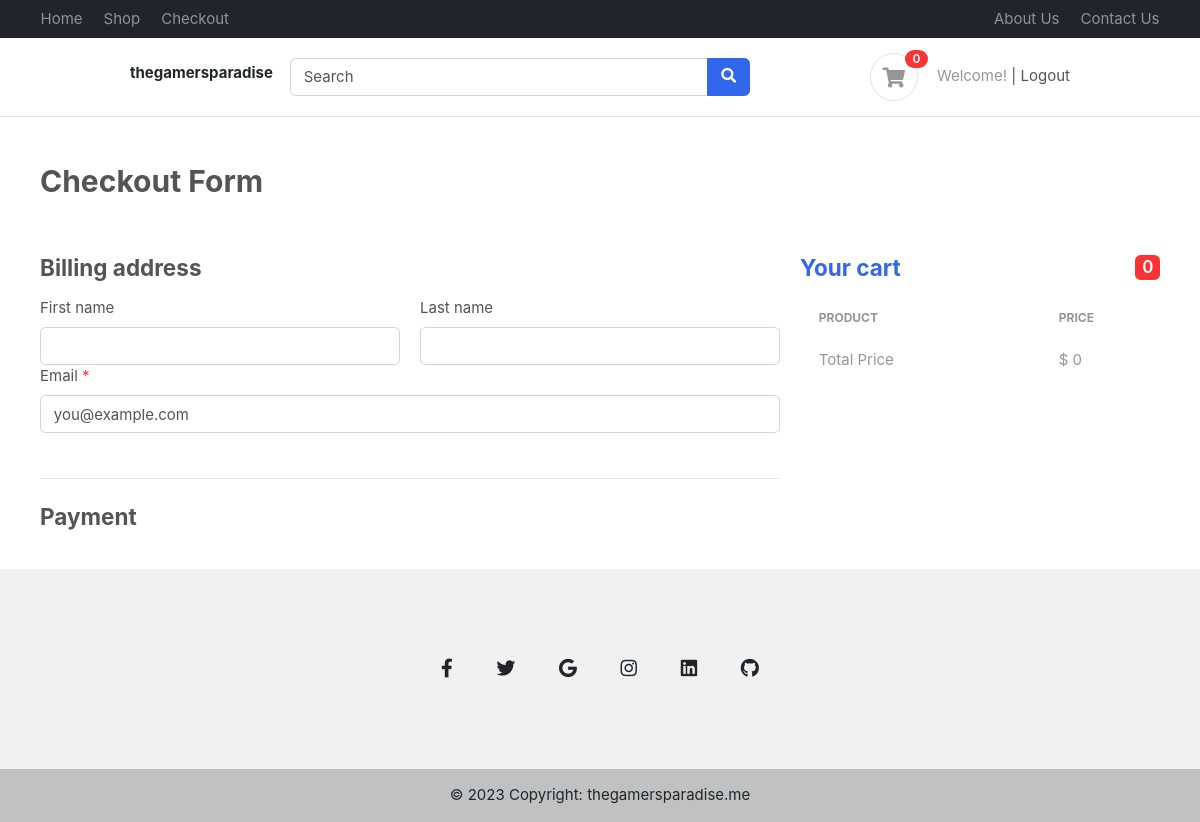
The app's page /accounts/checkout/ (signed in), older data.
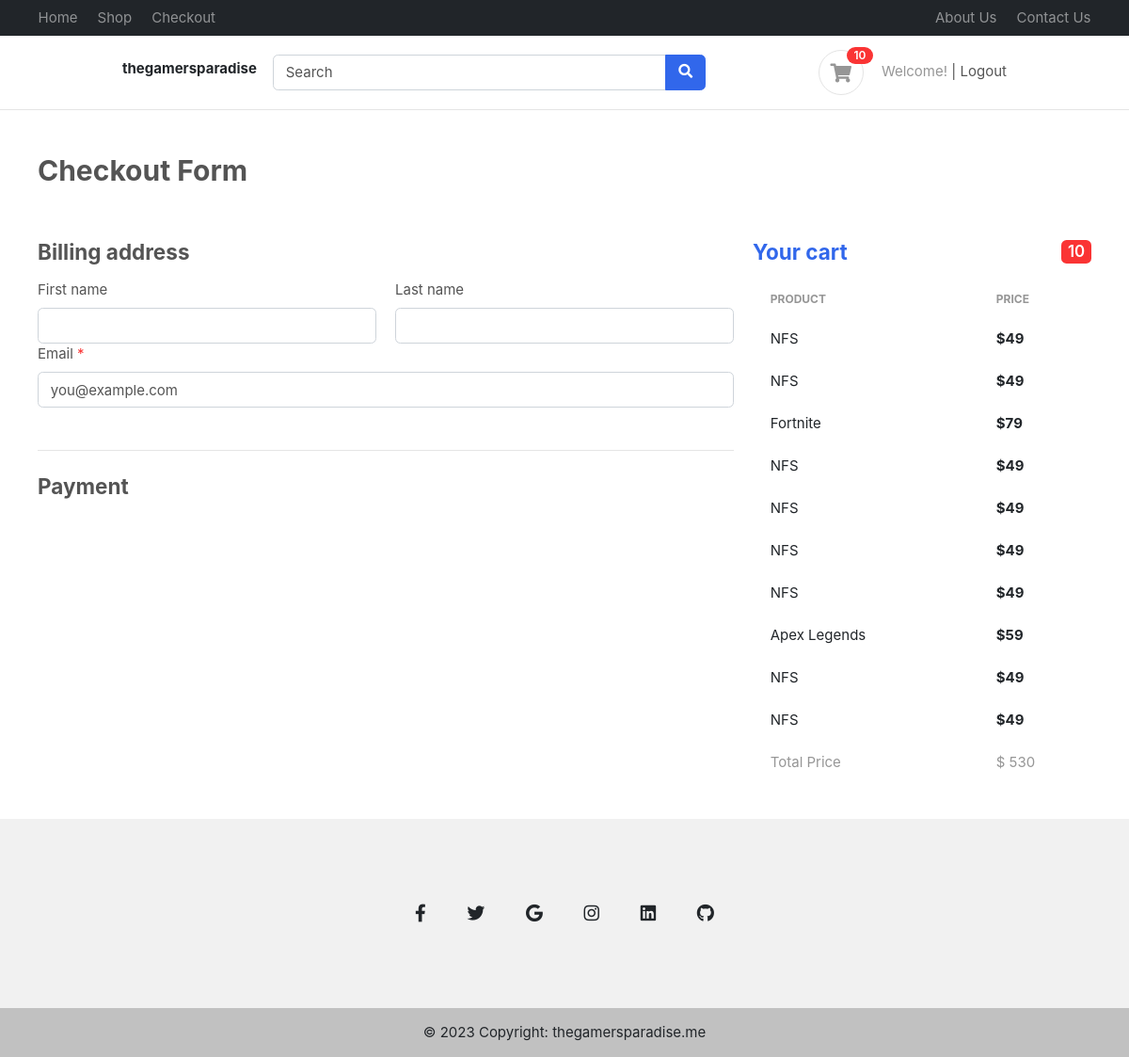
The same page, newer data.
### accounts/models.py (models this page shows)
class CartItems(BaseModel):
    cart = models.ForeignKey(Cart, on_delete=models.CASCADE, related_name='cart_items')
    product = models.ForeignKey(Product, on_delete=models.SET_NULL, null=True, blank=True)

### products/models.py (models this page shows, shortened)
class Product(BaseModel):
    product_name = models.CharField(max_length=100)
    slug = models.SlugField(unique=True, null=True, blank=True)
    category = models.ForeignKey(Category, on_delete=models.CASCADE, related_name="products")
    price = models.IntegerField()
    product_description = models.TextField()

### accounts/views.py (the view)
# urls.py: path('checkout/', checkout, name='checkout')
def checkout(request):
    cart_items = CartItems.objects.filter(cart__user=request.user, cart__is_paid=False)
    total_price = sum(item.product.price for item in cart_items)
    context = {
        'cart_items': cart_items,
        'total_price': total_price
    }
    return render(request, 'Shop/checkout.html', context)

### gamersparadise/context_processors.py (called while the page is built)
def cart_count(request):
    cart_count = 0
    if request.user.is_authenticated:
        cart_count = CartItems.objects.filter(cart__is_paid=False, cart__user=request.user).count()
    return {'cart_count': cart_count}

### templates/Shop/checkout.html (shortened to what this page needs)
{% extends "base/base.html" %}
{% block start %}
<div class="container">
  <main>
    <div class="py-5 text-left">
      <h2>Checkout Form</h2>
    </div>
    <div class="row g-5">
      <div class="col-md-5 col-lg-4 order-md-last">
        <h4 class="d-flex justify-content-between align-items-center mb-3">
          <span class="text-primary">Your cart</span>
          <span class="badge badge-danger">{{ cart_count }}</span>
        </h4>
          <table class="table table-borderless table-shopping-cart">
					<thead class="text-muted">
					<tr class="small text-uppercase">
					  <th scope="col">Product</th>
					  <th scope="col" width="120">Price</th>
					</tr>
					</thead>
					<tbody>
					{% for item in cart_items %}
					<tr>
						<td>
                          <a href="#" class="text-dark"> {{ item.product.product_name }} </a>
						</td>
						<td>
                          <var class="price">${{ item.product.price }}</var>
						</td>
                    </tr>
                  {% endfor %}
                  <tr>
                      <td>
                        <a href="#" class="text-muted">Total Price</a>
                      </td>
                      <td>
                        <a href="#" class="text-muted">$ {{ total_price }}</a>
                      </td>
                  </tr>
          </table>
      </div>
      <div class="col-md-7 col-lg-8">
        <h4 class="mb-3">Billing address</h4>
        <form class="needs-validation" novalidate="">
          <div class="row g-3">
            <div class="col-sm-6">
              <label for="firstName" class="form-label">First name</label>
              <input type="text" class="form-control" id="firstName" placeholder="" value="" required>
            </div>
            <div class="col-sm-6">
              <label for="lastName" class="form-label">Last name</label>
              <input type="text" class="form-control" id="lastName" placeholder="" value="" required>
            </div>
            <div class="col-12">
              <label for="email" class="form-label">Email <span class="text-danger">*</span></label>
              <input type="email" class="form-control" id="email" placeholder="you@example.com">
            </div>
          </div></br>
        </form>
          <hr class="my-4">
          <h4 class="mb-3">Payment</h4>
      </div>
    </div>
  </main>
</div>
{% endblock %}

### templates/base/base.html (shortened to what this page needs)
<!DOCTYPE HTML>
<html lang="en">
<head>
<link href="/media/css/bootstrap.css" rel="stylesheet" type="text/css"/>
<link href="/media/fonts/fontawesome/css/all.min.css" type="text/css" rel="stylesheet">
<link href="/media/css/ui.css" rel="stylesheet" type="text/css"/>
	<link href="/media/css/base.css" rel="stylesheet" type="text/css"/>
<link href="/media/css/responsive.css" rel="stylesheet" />
</head>
<body>
	<header class="section-header">
		<nav class="navbar navbar-dark navbar-expand p-0 bg-dark">
		<div class="container">
			<ul class="navbar-nav d-none d-md-flex mr-auto">
				<li class="nav-item"><a class="nav-link" href="{% url 'index' %}">Home</a></li>
				<li class="nav-item"><a class="nav-link" href="{% url 'shop' %}">Shop</a></li>
				<li class="nav-item"><a class="nav-link" href="{% url 'checkout' %}">Checkout</a></li>
			</ul>
			<ul class="navbar-nav">
				<li class="nav-item"><a href="{% url 'about' %}" class="nav-link"> About Us </a></li>
				<li class="nav-item"><a href="{% url 'contact' %}" class="nav-link"> Contact Us </a></li>
			</ul>
		  </div>
		</nav>
		<section class="header-main border-bottom">
			<div class="container">
		<div class="row align-items-center">
			<div class="col-lg-2 col-4">
				<div class="brand-wrap">
					<a class="text-dark" href="{% url 'index' %}"><h6>thegamersparadise</h6></a>
				</div>
			</div>
			<div class="col-lg-6 col-sm-12">
				<form method="POST" action="{% url 'search' %}">
					<div class="input-group w-100">
						<input name="game_search" type="search" class="form-control" placeholder="Search">
						<div class="input-group-append">
						  <button class="btn btn-primary" type="submit">
							  <i class="fa fa-search"></i>
						  </button>
						</div>
					</div>
				</form>
			</div>
			<div class="col-lg-4 col-sm-6 col-8">
				<div class="widgets-wrap float-md-right">
					<div class="widget-header  mr-3">
						{% if request.user.is_authenticated %}
						<a href="{% url 'cart' %}" id="menu-cart-button" class="icon icon-sm rounded-circle border"><i class="fa fa-shopping-cart"></i></a>
						<span class="badge badge-pill badge-danger notify">{{ cart_count }}</span>
						{% endif %}
					</div>
					<div class="widget-header context">
						<div class="text">
							<div>
								{% if request.user.is_authenticated %}
								<span class="text-muted">Welcome!</span>
								<a href="{% url 'login' %}">{{ request.user.first_Name }}</a> |
								<a href="{% url 'logout' %}">Logout</a>
								{% else %}
								<a href="#" class="icon icon-sm rounded-circle border"><i class="fa fa-user"></i></a>
								<a href="{% url 'login' %}">Sign in</a> |
								<a href="{% url 'register' %}"> Register</a>
								{% endif %}
							</div>
						</div>
					</div>
				</div>
			</div>
		</div>
			</div>
		</section>
		</header>
		{% block start %}
		{% endblock %}
		<footer class="text-center text-white" style="background-color: #f1f1f1;">
  			<div class="container pt-4">
    		<section class="mb-4">
      <a
        class="btn btn-link btn-floating btn-lg text-dark m-1"
        href="#!"
        role="button"
        data-mdb-ripple-color="dark"
        ><i class="fab fa-facebook-f"></i
      ></a>
      <a
        class="btn btn-link btn-floating btn-lg text-dark m-1"
        href="#!"
        role="button"
        data-mdb-ripple-color="dark"
        ><i class="fab fa-twitter"></i
      ></a>
      <a
        class="btn btn-link btn-floating btn-lg text-dark m-1"
        href="#!"
        role="button"
        data-mdb-ripple-color="dark"
        ><i class="fab fa-google"></i
      ></a>
      <a
        class="btn btn-link btn-floating btn-lg text-dark m-1"
        href="#!"
        role="button"
        data-mdb-ripple-color="dark"
        ><i class="fab fa-instagram"></i
      ></a>
      <a
        class="btn btn-link btn-floating btn-lg text-dark m-1"
        href="#!"
        role="button"
        data-mdb-ripple-color="dark"
        ><i class="fab fa-linkedin"></i
      ></a>
      <a
        class="btn btn-link btn-floating btn-lg text-dark m-1"
        href="https://github.com/princeprajapati/gamersparadise"
        role="button"
        data-mdb-ripple-color="dark"
        ><i class="fab fa-github"></i
      ></a>
    </section>
  </div>
  			<div class="text-center text-dark p-3" style="background-color: rgba(0, 0, 0, 0.2);">
    © 2023 Copyright:
    <a class="text-dark" href="https://mdbootstrap.com/">thegamersparadise.me</a>
  			</div>
		</footer>
        </body>
        </html>

### public/static/css/ui.css (style rules this page uses)
html { font-family: 'Inter', sans-serif; font-size: 15px; }
.icon-xs, .icon-sm, .icon-md, .icon-lg { display: inline-block; text-align: center; flex-shrink: 0; flex-grow: 0; }
.icon-sm { width: 48px; height: 48px; line-height: 48px; font-size: 20px; }
var { font-style: normal; }
.header-main { position: relative; padding-top: 1rem; padding-bottom: 1rem; }
.widget-header { display: inline-block; vertical-align: middle; position: relative; }
.widget-header a { color: #545454; }
.widget-header i { color: #969696; }
.widget-header .notify { position: absolute; top: -3px; right: -10px; }
.notify { position: absolute; top: -4px; right: -10px; display: inline-block; padding: .25em .6em; font-size: 12px; line-height: 1; text-align: center; border-radius: 3rem; color: #fff; background-color: #fa3434; }
.price { font-weight: 600; color: #212529; }
.table-shopping-cart.table td, .table-shopping-cart.table th { padding-left: 1.25rem; padding-right: 1.25rem; }
.table-shopping-cart .price { font-weight: bold; margin-right: 5px; display: block; }

### public/static/css/base.css (style rules this page uses)
:root { --text-color: #000000; --main-color: #83b735; }
section { padding: 50px 10%; }

Row changes from the older to the newer data that the page shows:
added CartItems: product.product_name "NFS", product.price "49"
added CartItems: product.product_name "NFS", product.price "49"
added CartItems: product.product_name "Fortnite", product.price "79"
added CartItems: product.product_name "NFS", product.price "49"
added CartItems: product.product_name "NFS", product.price "49"
added CartItems: product.product_name "NFS", product.price "49"
added CartItems: product.product_name "NFS", product.price "49"
added CartItems: product.product_name "Apex Legends", product.price "59"
added CartItems: product.product_name "NFS", product.price "49"
added CartItems: product.product_name "NFS", product.price "49"
Text that changed along with them:
{{ cart_count }}: "0" → "10"
{{ total_price }}: "0" → "530"
